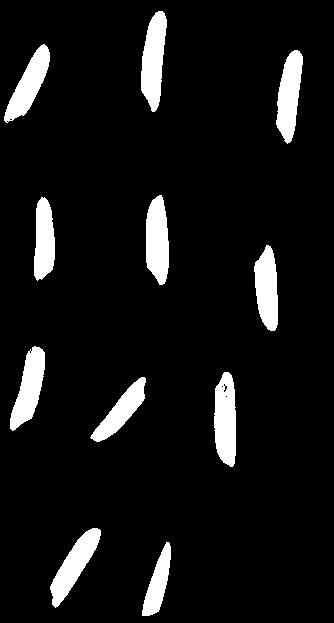
%> input picture ayTdk.jpg, 334 x 623 px
$ octave problem2.m   (GNU Octave 9; MATLAB toolbox functions it lacks are replaced by stand-ins)
%> lines starting %> are read from the running program, lines starting %| are printed output that depends on the picture; in (x1, y1, x2, y2) boxes, pixels count from 0 and x2, y2 are one past the last pixel; in counts of white or black regions, pixels touching at a corner belong together; the program's own positions count from 1
%Write a MATLAB/Python program to read ‘rice.tif’ image, count number of rice and
%display area (also specific range), major axis length, and perimeter.
% Load the 'rice.tif' image
clc;
clear all;
close all;
riceImage = imread('ayTdk.jpg');
%> riceImage is the input picture: size 623x334 uint8; min 0, max 255, mean 20.5

% Convert the image to binary using a threshold
threshold = graythresh(riceImage);
%> threshold = 0.498
binaryImage = imbinarize(riceImage, threshold);
%> binaryImage: size 623x334 logical; 8% white; 11 white regions, largest, box (x1, y1, x2, y2) and area: (141, 11, 167, 112) 1756, (214, 372, 236, 467) 1704, (146, 195, 169, 285) 1647

% Perform morphological operations to clean up the binary image (remove noise)
binaryImage = imopen(binaryImage, strel('disk', 2));
%> binaryImage: size 623x334 logical; 8% white; 11 white regions, largest, box (x1, y1, x2, y2) and area: (141, 11, 167, 112) 1752, (214, 372, 236, 467) 1692, (146, 195, 169, 285) 1642
binaryImage = bwareaopen(binaryImage, 100);

% Label connected components (rice grains)
[labels, numRice] = bwlabel(binaryImage);
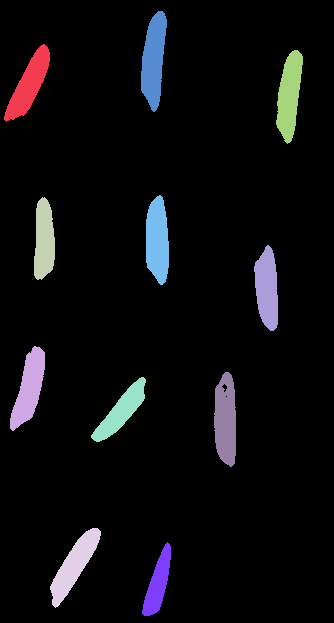
%> labels: size 623x334 double; 12 distinct labels, from 0 to 11; one colour per label, 0 black
%> numRice = 11

% Initialize measurement variables
areas = zeros(1, numRice);
majorAxisLengths = zeros(1, numRice);
perimeters = zeros(1, numRice);

% Calculate measurements for each rice grain
for i = 1:numRice
    riceRegion = (labels == i);

    % Calculate properties of the rice grain
    riceStats = regionprops(riceRegion, 'Area', 'MajorAxisLength', 'Perimeter');

    % Store the measurements in arrays
    areas(i) = riceStats.Area;
    majorAxisLengths(i) = riceStats.MajorAxisLength;
    perimeters(i) = riceStats.Perimeter;
end
%> this loop made 11 passes
%> riceStats on passes 1 to 11: {Area 1533, MajorAxisLength 87.33, Perimeter 187.1}, {Area 1589, MajorAxisLength 90.45, Perimeter 194.7}, {Area 1365, MajorAxisLength 86.43, Perimeter 180.4}, {Area 1587, MajorAxisLength 91.93, Perimeter 193.6}, {Area 1310, MajorAxisLength 82.42, Perimeter 175}, {Area 1752, MajorAxisLength 103.3, Perimeter 214.6}, {Area 1054, MajorAxisLength 78.83, Perimeter 164.5}, {Area 1642, MajorAxisLength 89.45, Perimeter 191}, {Area 1692, MajorAxisLength 96.73, Perimeter 203.3}, {Area 1517, MajorAxisLength 85.95, Perimeter 184.1}, {Area 1617, MajorAxisLength 96.84, Perimeter 203}
%> pass 1, `riceRegion = (labels == i);`:
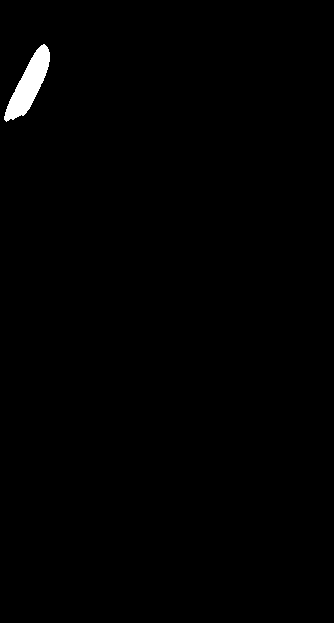
%> riceRegion: size 623x334 logical; 0.74% white; 1 white region, box (x1, y1, x2, y2) and area: (4, 44, 50, 122) 1533
%> pass 2, `riceRegion = (labels == i);`:
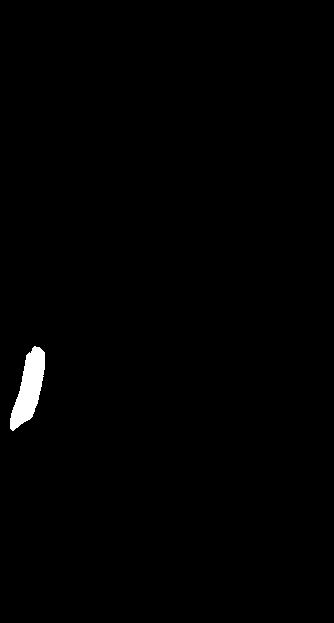
%> riceRegion: size 623x334 logical; 0.76% white; 1 white region, box (x1, y1, x2, y2) and area: (10, 346, 45, 431) 1589
%> pass 3, `riceRegion = (labels == i);`:
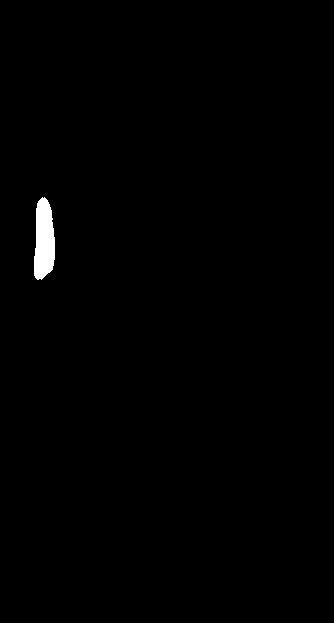
%> riceRegion: size 623x334 logical; 0.66% white; 1 white region, box (x1, y1, x2, y2) and area: (34, 197, 55, 280) 1365
%> after the loop, areas = [1533 1589 1365 1587 1310 1752 1054 1642 1692 1517 1617]; majorAxisLengths = [87.33 90.45 86.43 91.93 82.42 103.3 78.83 89.45 96.73 85.95 96.84]; perimeters = [187.1 194.7 180.4 193.6 175 214.6 164.5 191 203.3 184.1 203]

% Display the results
fprintf('Number of rice grains: %d\n', numRice);
%| Number of rice grains: 11
fprintf('Rice grain measurements:\n');
fprintf('Grain #\tArea\tMajor Axis Length\tPerimeter\n');
for i = 1:numRice
    fprintf('%d\t%.2f\t\t%.2f\t\t%.2f\n', i, areas(i), majorAxisLengths(i), perimeters(i));
end
%> this loop made 11 passes
%| 1	1533.00		87.33		187.06
%| 2	1589.00		90.45		194.68
%| 3	1365.00		86.43		180.37
%| 4	1587.00		91.93		193.63
%| 5	1310.00		82.42		174.97
%| 6	1752.00		103.27		214.55
%| 7	1054.00		78.83		164.46
%| 8	1642.00		89.45		191.03
%> (further printed lines are left out)

% Display the image with rice grains highlighted
RGB = label2rgb(labels);
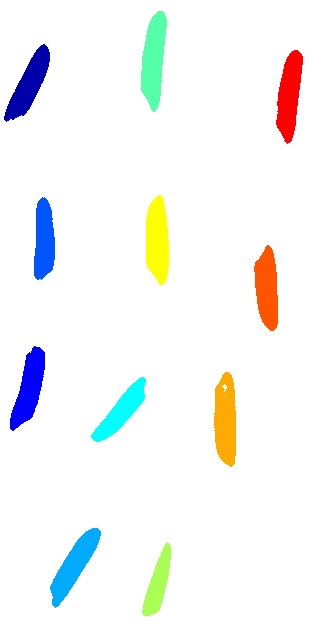
%> RGB: size 623x334x3 uint8; mean R, G, B 244.1, 245.5, 244.9
imshow(RGB);
title('Rice Grains');
